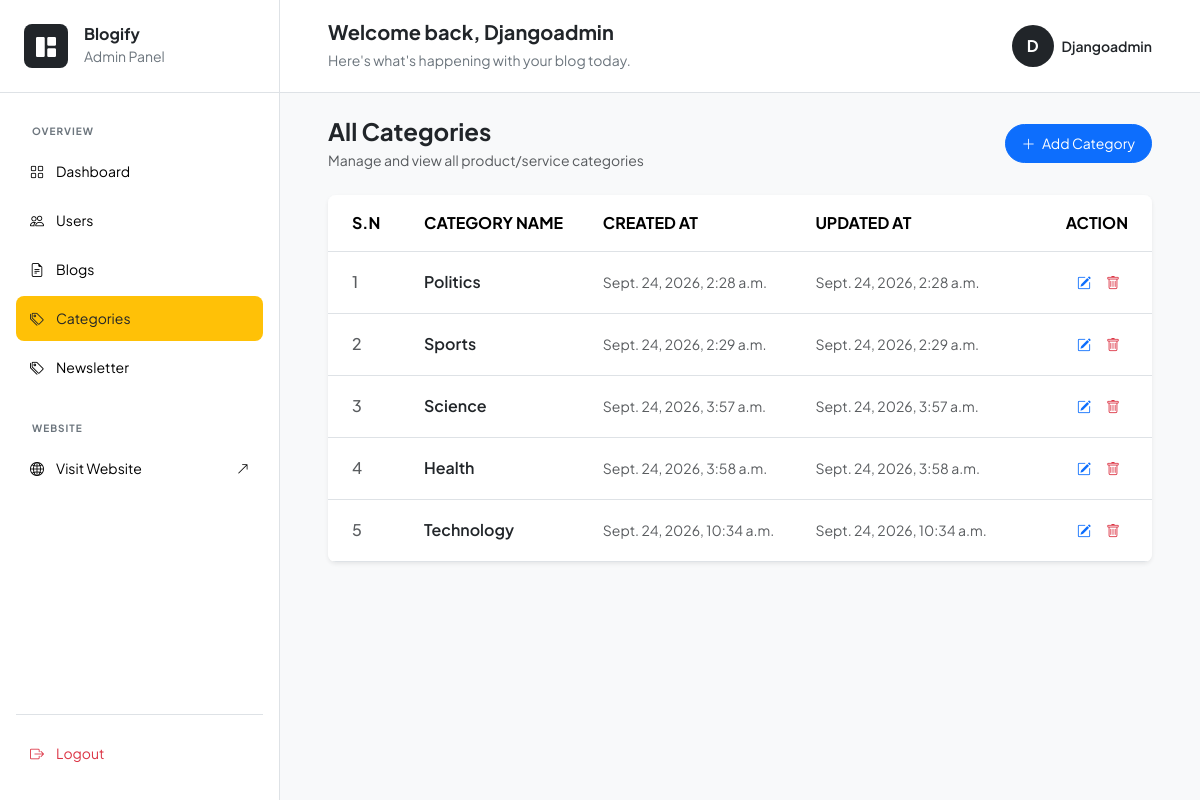
Screenshot of /dashboard/categories/ (signed in) with the database file from the repository.
### blogs/models.py (models this page shows, shortened)
class Category(models.Model):
    category_name = models.CharField(max_length=50, unique=True)
    created_at = models.DateTimeField(auto_now_add=True)
    updated_at = models.DateTimeField(auto_now=True)
    class Meta:
        verbose_name_plural = "categories"

### dashboard/views.py (the view)
# urls.py: path('categories/', views.categories, name="categories"),
@dashboard_required
def categories(request):
    return render(request, 'dashboard/categories.html')

### blogs/context_processors.py (called while the page is built)
def get_categories(request):
    categories = Category.objects.all()
    return dict(categories=categories)

### templates/dashboard/categories.html
{% extends 'dashboard/dashboard_base.html' %}
{% block content %}
<div class="container-fluid p-4">
  <div class="d-flex justify-content-between align-items-center mb-4">
    <div>
      <h4 class="fw-bold mb-1">All Categories</h4>
      <p class="text-muted small mb-0">Manage and view all product/service categories</p>
    </div>
    <a href="{% url 'add_category' %}" class="btn btn-primary btn-sm px-3 py-2 rounded-pill">
      <i class="bi bi-plus-lg me-1"></i> Add Category
    </a>
  </div>
  <div class="card border-0 shadow-sm rounded-3 overflow-hidden">
    <div class="table-responsive">
      <table class="table table-hover align-middle mb-0">
        <thead class="bg-light border-bottom">
          <tr class="text-uppercase text-secondary fw-semibold fs-7">
            <th scope="col" class="py-3 px-4" style="width: 80px;">S.N</th>
            <th scope="col" class="py-3 px-3">Category Name</th>
            <th scope="col" class="py-3 px-3">Created At</th>
            <th scope="col" class="py-3 px-3">Updated At</th>
            <th scope="col" class="py-3 px-4 text-end" style="width: 140px;">Action</th>
          </tr>
        </thead>
        <tbody class="divide-y">
           {% for cat in categories %}
          <tr>
            <td class="py-3 px-4 text-muted fw-medium">{{ forloop.counter }}</td>
            <td class="py-3 px-3">
              <span class="fw-semibold text-dark">{{ cat.category_name }}</span>
            </td>
            <td class="py-3 px-3 text-muted">
              <small>{{ cat.created_at }}</small>
            </td>
            <td class="py-3 px-3 text-muted">
              <small>{{ cat.updated_at }}</small>
            </td>
            <td class="py-3 px-4 text-end">
              <div class="btn-group btn-group-sm">
                <a href="{% url 'edit_category' cat.id %}" class="btn btn-outline-secondary border-0 text-primary" title="Edit">
                  <i class="bi bi-pencil-square"></i>
                </a>
                <a href="{% url 'delete_category' cat.id %}" class="btn btn-outline-secondary border-0 text-danger" title="Delete">
                  <i class="bi bi-trash"></i>
                </a>
              </div>
            </td>
          </tr>
          {% endfor %}
        </tbody>
      </table>
    </div>
  </div>
</div>
{% endblock %}

### templates/dashboard/dashboard_base.html (shortened to what this page needs)
{% load static %}
<!doctype html>
<html lang="en">
  <head>
    <link
      href="https://cdn.jsdelivr.net/npm/bootstrap@5.3.2/dist/css/bootstrap.min.css"
      rel="stylesheet"
    />
    <link
      rel="stylesheet"
      href="https://cdn.jsdelivr.net/npm/bootstrap-icons@1.11.3/font/bootstrap-icons.min.css"
    />
  </head>
  <body>
    <div class="d-flex min-vh-100">
      <aside
        class="dashboard-sidebar bg-white border-end d-flex flex-column sticky-top vh-100"
      >
        <div class="px-4 py-4 border-bottom">
          <a
            href="{% url 'dashboard' %}"
            class="text-decoration-none text-dark d-flex align-items-center gap-3"
          >
            <div
              class="bg-dark text-white rounded-3 d-flex align-items-center justify-content-center"
              style="width: 44px; height: 44px"
            >
              <i class="bi bi-grid-1x2-fill fs-5"></i>
            </div>
            <div>
              <h6 class="mb-0 fw-bold">Blogify</h6>
              <small class="text-secondary"> Admin Panel </small>
            </div>
          </a>
        </div>
        <div class="px-3 pt-4">
          <small
            class="text-uppercase text-secondary fw-bold px-3"
            style="font-size: 10px; letter-spacing: 1px"
          >
            Overview
          </small>
        </div>
        <nav class="px-3 pt-2 flex-grow-1">
          <a
            href="{% url 'dashboard' %}"
            class="sidebar-link rounded-3 mb-1 {% if '/dashboard/' == request.path %}bg-warning text-dark{% endif %}"
          >
            <i class="bi bi-grid"></i>
            <span>Dashboard</span>
          </a>
          {% if perms.auth.view_user %}
               <a
            href="{% url 'users' %}"
            class="sidebar-link rounded-3 mb-1 {% if '/users/' in request.path %}bg-warning text-dark{% endif %}"
          >
            <i class="bi bi-people"></i>
            <span>Users</span>
          </a>
          {% endif %}
          <a
            href="{% url 'blogs' %}"
            class="sidebar-link rounded-3 mb-1 {% if '/blogs/' in request.path %}bg-warning text-dark{% endif %}"
          >
            <i class="bi bi-file-earmark-text"></i>
            <span>Blogs</span>
          </a>
          <a
            href="{% url 'categories' %}"
            class="sidebar-link rounded-3 mb-1 {% if '/categories/' in request.path %}bg-warning text-dark{% endif %}"
          >
            <i class="bi bi-tags"></i>
            <span>Categories</span>
          </a>
          <a
            href="{% url 'newsletter' %}"
            class="sidebar-link rounded-3 mb-1 {% if '/newsletter/' in request.path %}bg-warning text-dark{% endif %}"
          >
            <i class="bi bi-tags"></i>
            <span>Newsletter</span>
          </a>
          <div class="mt-4 px-3">
            <small
              class="text-uppercase text-secondary fw-bold"
              style="font-size: 10px; letter-spacing: 1px"
            >
              Website
            </small>
          </div>
          <a href="{% url 'home' %}" class="sidebar-link rounded-3 mt-2">
            <i class="bi bi-globe2"></i>
            <span> Visit Website </span>
            <i class="bi bi-arrow-up-right ms-auto small"></i>
          </a>
        </nav>
        <div class="px-3 pb-4">
          <div class="border-top pt-3">
            <a
              href="{% url 'logout' %}"
              class="sidebar-link rounded-3 text-danger"
            >
              <i class="bi bi-box-arrow-right"></i>
              <span>Logout</span>
            </a>
          </div>
        </div>
      </aside>
      <div class="dashboard-main flex-grow-1">
        <header class="dashboard-header bg-white border-bottom sticky-top">
          <div
            class="h-100 px-4 px-lg-5 d-flex align-items-center justify-content-between"
          >
            <div>
              <h5 class="fw-bold mb-1">
                Welcome back, <span class="text-capitalize">{{ request.user.username }}</span>
              </h5>
              <small class="text-secondary">
                Here's what's happening with your blog today.
              </small>
            </div>
            <div class="d-flex align-items-center gap-3">
              <div class="d-flex align-items-center gap-2">
                <div
                  class="bg-dark text-white rounded-circle d-flex align-items-center justify-content-center fw-bold"
                  style="width: 42px; height: 42px"
                >
                  {{ request.user.username|first|upper }}
                </div>
                <div class="d-none d-md-block">
                  <div class="fw-semibold small text-capitalize">
                    {{ request.user.username }}
                  </div>
                </div>
              </div>
            </div>
          </div>
        </header>
        <main class="px-4 ">
          {% block content %}
           {% endblock %}
        </main>
      </div>
    </div>
  </body>
</html>

### templates/dashboard/dashboard_base.html (style rules this page uses)
body { font-family: "Plus Jakarta Sans", sans-serif; background: #f8f9fa; }
.dashboard-sidebar { width: 280px; flex-shrink: 0; }
.dashboard-main { min-width: 0; }
.sidebar-link { display: flex; align-items: center; gap: 12px; padding: 12px 14px; color: black; text-decoration: none; font-size: 14px; transition: 0.2s; }
.dashboard-header { height: 93px; }

### rows the page displays
Category: category_name "Politics", created_at "Sept. 24, 2026, 2:28 a.m.", updated_at "Sept. 24, 2026, 2:28 a.m."
Category: category_name "Sports", created_at "Sept. 24, 2026, 2:29 a.m.", updated_at "Sept. 24, 2026, 2:29 a.m."
Category: category_name "Science", created_at "Sept. 24, 2026, 3:57 a.m.", updated_at "Sept. 24, 2026, 3:57 a.m."
Category: category_name "Health", created_at "Sept. 24, 2026, 3:58 a.m.", updated_at "Sept. 24, 2026, 3:58 a.m."
Category: category_name "Technology", created_at "Sept. 24, 2026, 10:34 a.m.", updated_at "Sept. 24, 2026, 10:34 a.m."

### other values shown
{{ request.user.username }} "Djangoadmin"
{{ request.user.username|first|upper }} "D"
